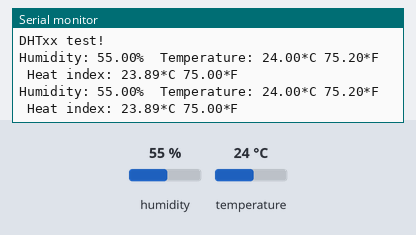
A sketch run on a simulated Arduino Uno, built with avr-gcc and run on an emulated ATmega328P. On the bench: the last lines printed to the serial monitor. Wiring (inferred from the names in the program): DHT11 sensor: data pin 7. The test bench sets the inputs (shaded band); at power-on: humidity 55 %, temperature 24 °C.

Above: at 7.3 s.
7.4 s: humidity set to 22 %
At 11.2 s:
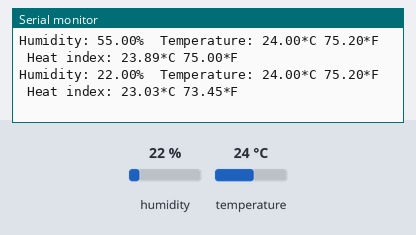
12.3 s: temperature set to 12 °C
At 14.4 s:
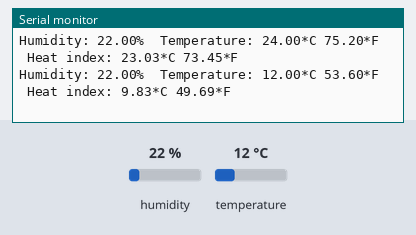
17.2 s: humidity set to 40 %
At 20.5 s:
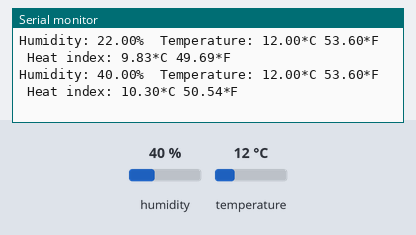
Timing chart, 0 to 22.0 s (numbered marks = the images above; inputs shaded):
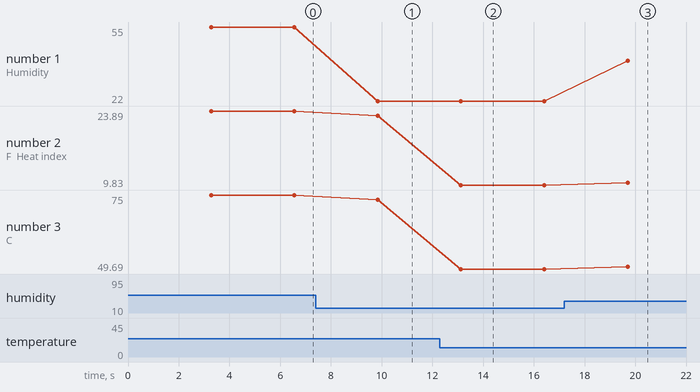

The sketch:

BT_TEMP_SENSOR.ino
```cpp
// modified by EJO on Jan. 17, 2016.
//
// What this does: The Arduino Uno sends the information to the temperature and humidty sensor to your smartphone.
//
// Musts:    Hardware -- A smartphone, the Arduino Uno, the HC-05 ZS-040 BT module, and a DHT11 Temp and Humid Sensor. Also, optional breadboard and wiring (see "Optional", below).
//           Software -- Bluetooth capability on your smartphone. And download the "Bluetooth Terminal" app.
//
// Optional: I used a breadboard and some wires to make the wiring cleaner in appearance (connecting the Arduino and HC-05 BT and DHT11 modules).
//           Also, after wiring and uploading this code, you can disconnect the USB cable to the Arduino Uno and attach an external power supply.
//           It looks cool as a stand-alone device when working and not attached to the computer.
//
// Wiring:   1. Connect the Arduino's 5v of power to the HC-05's "VCC" pin and to the DHT11's "VCC" pin (looking at the "hole" side of the sensor, this is the far LEFT pin).
//           2. Connect the Arduino's GND to the HC-05's "GND" pin and to the DHT11's "GND" pin (looking at the "hole" side of the sensor, this is the far RIGHT pin).
//           3. Connect the Arduino's DigitalPin 0 (RX<-0) to the HC-05's "TX" (receive) pin.
//           4. Connect the Arduino's DigitalPin 1 (TX->1) to the HC-05's "RX" (transmit) pin.
//           5. Connect the Arduino's DigitalPin 7 to the DHT11's "output" pin (looking at the "hole" side of the sensor, this is the pin that is 2nd from the left).
//
// Note:    Once the (above) wiring has been done, power-up the Arduino. Then download the code.
//          Special Note: Sometimes when downloading the code to the Arduino, you can get errors. Just unplug the TX and RX pins, redownload. There is some kind of
//                        communication error issue when the TX and RX are plugged-in during download. After a successful download, just plug the wires back into the Arduino.
//
//          At this point it's probably a good idea to make sure you can "pair" to the HC-05. So, after the code is downloaded there will be power supplied to the HC-05 BT module.
//          Next, on your smartphone, enable Bluetooth,scan for available devices, and then pair/connect to the HC-05 (probably named "HC-05"). The default passcode/password is
//          usually "1234" (without the quotes).
//
// How to use: Once the wiring is complete and this source-code has been uploaded to the Arduino Uno (and the Arduino is powered, a.k.a. "the code is running"), launch the
//             "Bluetooth Terminal" app on your smartphone.
//             The app will want to enable your smartphone's Bluetooth. Through the app, you have to choose which bluetooth device you want to connect to. Here's how:
//             1. Go to the options and select "Connect a device-secure",
//             2. Choose the HC-05.
//             3. The HC-05 will connect and begin scrolling the current temp and relative humidity (Fahrenheit and Celcius).
//             4. Modify and have fun.
//


// include the DHT11 Library...
#include <DHT.h>

//DHT11 Sensor: pin-out, looking at the "hole" side, l-r: VCC, Output, Blank, GND
#define DHTPIN 7 // Output pin to Digital #7 on the Uno
#define DHTTYPE DHT11 //Type of DHT sensor we're using
DHT dht(DHTPIN, DHTTYPE); //initializes the DHT sensor

int ledPin = 13;
int state = 0;
int flag = 0;

void setup() {
 // pinMode(ledPin, OUTPUT);
 // digitalWrite(ledPin, LOW);
  Serial.begin(9600);

  Serial.println("DHTxx test!");
  dht.begin();
}

void loop(){
//  if(Serial.available()>0){
//    state = Serial.read();
//    flag=0;
//  }
//  if (state = 0){
//    digitalWrite(ledPin, LOW);
//    if(flag == 0){
//      Serial.println("LED:off");
//      flag = 1;
 //     }
 // }
 // else if (state = 1){
 //  digitalWrite(ledPin, HIGH);
 //   if(flag==0){
 //     Serial.println("led:on");
  //    flag = 1;
  //  }
  //}
  //DHT loop...
  // Wait 3 seconds between measurements.
  delay(3000);

  // Reading temperature or humidity takes about 250 milliseconds!
  // Sensor readings may also be up to 2 seconds 'old' (its a very slow sensor)
  float h = dht.readHumidity();
  // Read temperature as Celsius (the default)
  float t = dht.readTemperature();
  // Read temperature as Fahrenheit (isFahrenheit = true)
  float f = dht.readTemperature(true);

  // Check if any reads failed and exit early (to try again).
  if (isnan(h) || isnan(t) || isnan(f)) {
    Serial.println("Failed to read from DHT sensor!");
    return;
  }

  // Compute heat index in Fahrenheit (the default)
  float hif = dht.computeHeatIndex(f, h);
  // Compute heat index in Celsius (isFahreheit = false)
  float hic = dht.computeHeatIndex(t, h, false);

  Serial.print("Humidity: ");
  Serial.print(h);
  Serial.print("%\t");
  Serial.print("Temperature: ");
  Serial.print(t);
  Serial.print("*C ");
  Serial.print(f);
  Serial.print("*F\t");
  Serial.print("Heat index: ");
  Serial.print(hic);
  Serial.print("*C ");
  Serial.print(hif);
  Serial.println("*F");
}
```

Measured:
- after the input at 7.4 s, the serial monitor: prints a new line after 2.4 s (image 1)
- after the input at 12.3 s, the serial monitor: prints a new line after 0.83 s (image 2)
- after the input at 17.2 s, the serial monitor: prints a new line after 2.5 s (image 3)
- plotted number 1: 55 → 22 after the input at 7.4 s, 22 → 40 after the input at 17.2 s
- plotted number 2: 23.89 → 23.03 after the input at 7.4 s, 23.03 → 9.83 after the input at 12.3 s, 9.83 → 10.3 after the input at 17.2 s
- plotted number 3: 75 → 73.45 after the input at 7.4 s, 73.45 → 49.69 after the input at 12.3 s, 49.69 → 50.54 after the input at 17.2 s
